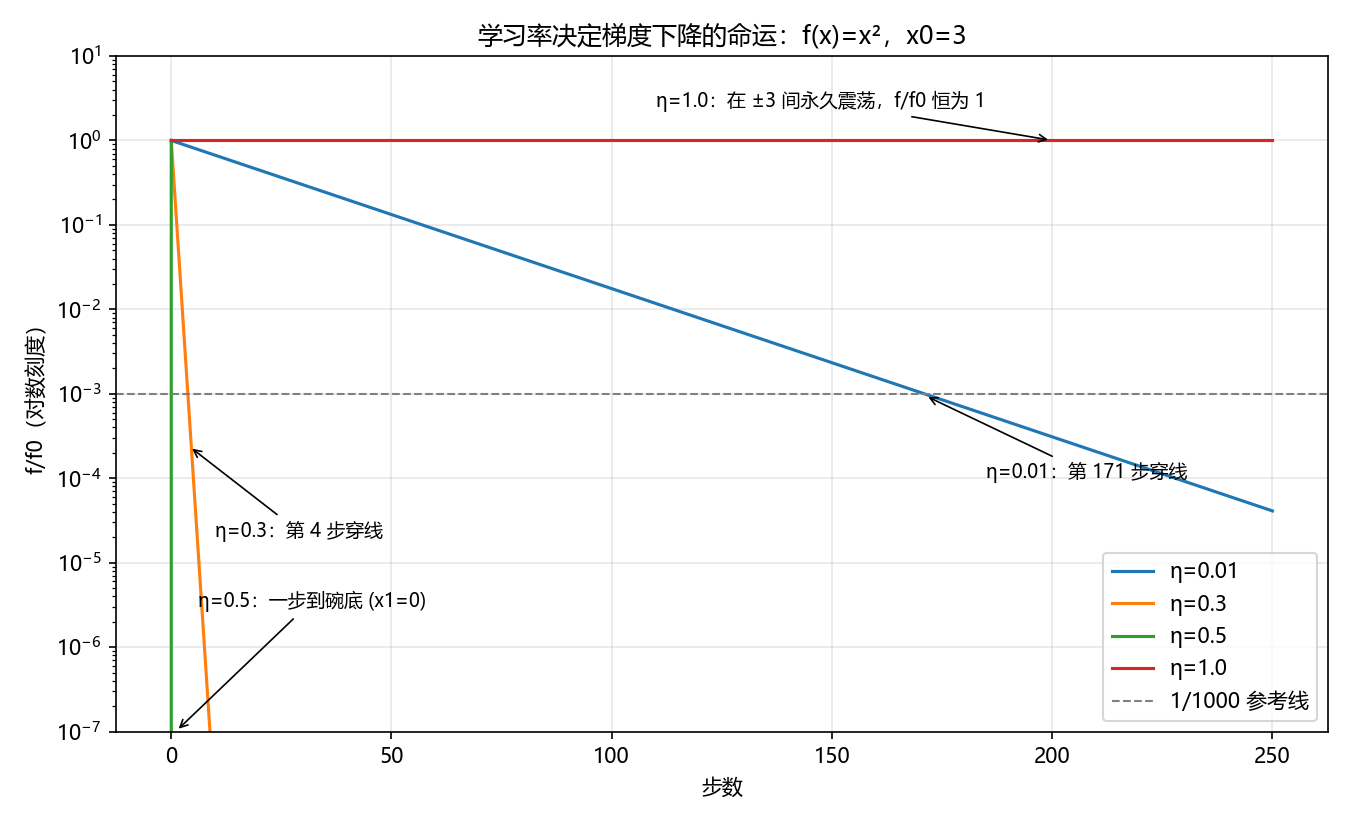

This figure's Python source:
# 梯度下降学习率轨迹实验：对 f(x)=x^2 从 x0=3 出发
import numpy as np
import matplotlib.pyplot as plt

# 中文字体：按环境自动挑选（Windows 用微软雅黑，Colab 用 Noto Sans CJK）
from matplotlib import font_manager
avail = {f.name for f in font_manager.fontManager.ttflist}
cjk = [f for f in ['Microsoft YaHei', 'SimHei', 'Noto Sans CJK SC',
                   'Noto Sans CJK JP', 'WenQuanYi Micro Hei'] if f in avail]
plt.rcParams['font.sans-serif'] = cjk + plt.rcParams['font.sans-serif']
plt.rcParams['axes.unicode_minus'] = False

X0, N = 3.0, 250          # 起点与步数；f=x^2 的梯度是 2x，曲率 L=2
etas = [0.01, 0.3, 0.5, 1.0]

plt.figure(figsize=(9, 5.5))
for eta in etas:
    x = X0
    track = [1.0]                                   # 第 0 步 f/f0
    for step in range(1, N + 1):
        x = x - eta * 2 * x                         # 梯度下降一步
        track.append(x ** 2 / X0 ** 2)
    cross = next((i for i, v in enumerate(track) if v < 1e-3), None)
    print(f'η={eta:<4} 到千分之一步数: {cross}')
    plt.semilogy(track, label=f'η={eta}')

plt.ylim(1e-7, 10)
plt.axhline(1e-3, ls='--', c='gray', lw=1, label='1/1000 参考线')
plt.annotate('η=0.5：一步到碗底 (x1=0)', xy=(1, 1e-7), xytext=(6, 3e-6),
             fontsize=9, arrowprops=dict(arrowstyle='->', lw=0.8))
plt.annotate('η=0.3：第 4 步穿线', xy=(4, 2.4e-4), xytext=(10, 2e-5),
             fontsize=9, arrowprops=dict(arrowstyle='->', lw=0.8))
plt.annotate('η=0.01：第 171 步穿线', xy=(171, 9.6e-4), xytext=(185, 1e-4),
             fontsize=9, arrowprops=dict(arrowstyle='->', lw=0.8))
plt.annotate('η=1.0：在 ±3 间永久震荡，f/f0 恒为 1', xy=(200, 1.0), xytext=(110, 2.5),
             fontsize=9, arrowprops=dict(arrowstyle='->', lw=0.8))
plt.xlabel('步数'); plt.ylabel('f/f0（对数刻度）')
plt.title('学习率决定梯度下降的命运：f(x)=x²，x0=3')
plt.legend(); plt.grid(alpha=0.3); plt.tight_layout()
plt.savefig('lr_tracks.png', dpi=150)

# 专项验证：η=1.0 是否永久震荡，η=0.5 是否一步到底
x = X0
seq1 = [x := x - 1.0 * 2 * x for _ in range(6)]
print('η=1.0 前 6 步 x 轨迹:', seq1, '→ 在 3 与 -3 之间震荡' if all(abs(v) == 3 for v in seq1) else '')
x = X0
x1 = x - 0.5 * 2 * x
print(f'η=0.5 一步后 x1={x1}，f/f0={x1**2/X0**2:.0e} → 一步到碗底')
